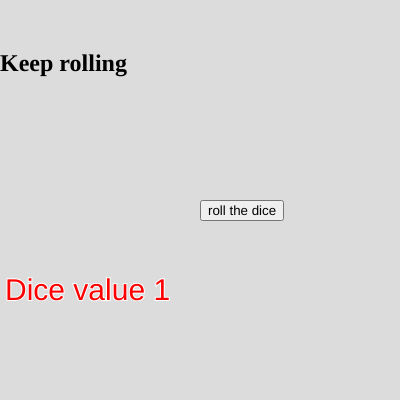
Frame 1 (no input)
Frame 60 (no input): identical to frame 1, image omitted
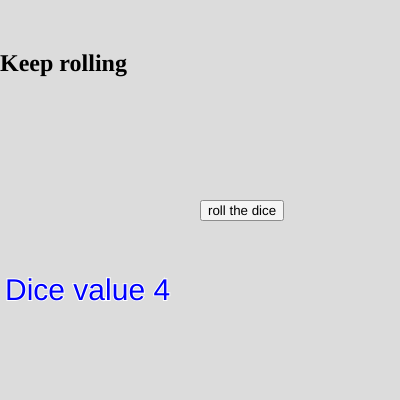
Frame 120 (the mouse pressed at the canvas centre since frame 60)

The p5.js sketch that drew these frames (run headless with seeded random() and noise() and a simulated clock; from frame 60 on, the mouse is pressed at the canvas centre):

// p5.js sketch
// ── sketch.js
let button;
let elem;
let dice = 1;
//let numbers = [1, 2, 5, 79];
// x accedere dobbiamo usare indice, 4 elementi 
// numbers[0] --> 1 ...
// elementi = indice - 1
let colors = [ "red", "green", "pink", "blue", "orange", "yellow"];
//elem = 6 --> indice è 5
//colors[0] --> red;
//colors.lenght == 6

function setup() {
  elem = createElement("h2", "Keep rolling");
  elem.position(0, 30);
  createCanvas(400, 400);
  button = createButton("roll the dice");
  button.position(200, 200);
  button.mousePressed(rollDice);
}

function draw() {
  background(220);
  stroke("white");
  strokeWeight(2);
  //1 --> rosso, 2 --> verde ecc
  let color = colors[dice-1];
  fill (color);
  textSize(30);
  text("Dice value " + dice, 5, 300);
}

function rollDice(){
  dice = random(1,6);
  //vogliamo solo numeri interi
  dice = floor(dice);
  //dice = ceil (dice);
}
